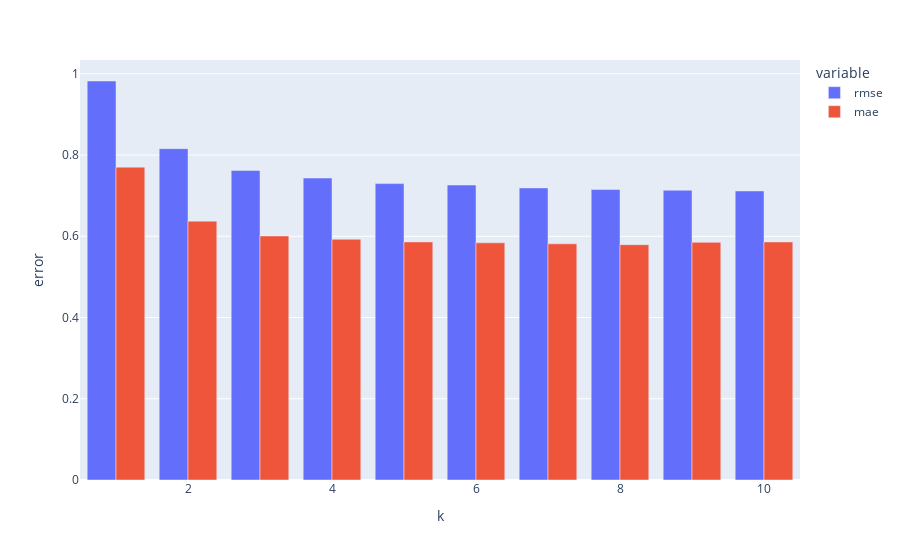

The notebook cell saved with this chart:
### Code cell
# plot error against k
fig = px.bar(errors_df, x=errors_df.index, y=['rmse', 'mae'], barmode='group')
fig.update_layout(yaxis_title='error')
fig.show()

### Figure 1 — Plotly figure (JSON) as saved in the notebook; plotly's stock layout.template omitted (floating-point values rounded to 4 significant figures)
{"data": [{"alignmentgroup": "True", "hovertemplate": "variable=rmse<br>k=%{x}<br>value=%{y}<extra></extra>", "legendgroup": "rmse", "marker": {"color": "#636efa", "pattern": {"shape": ""}}, "name": "rmse", "offsetgroup": "rmse", "orientation": "v", "showlegend": true, "textposition": "auto", "type": "bar", "x": [1, 2, 3, 4, 5, 6, 7, 8, 9, 10], "xaxis": "x", "y": [0.9823, 0.8158, 0.7621, 0.7434, 0.7297, 0.7262, 0.719, 0.7151, 0.7133, 0.7117], "yaxis": "y"}, {"alignmentgroup": "True", "hovertemplate": "variable=mae<br>k=%{x}<br>value=%{y}<extra></extra>", "legendgroup": "mae", "marker": {"color": "#EF553B", "pattern": {"shape": ""}}, "name": "mae", "offsetgroup": "mae", "orientation": "v", "showlegend": true, "textposition": "auto", "type": "bar", "x": [1, 2, 3, 4, 5, 6, 7, 8, 9, 10], "xaxis": "x", "y": [0.7703, 0.6373, 0.6008, 0.5926, 0.5862, 0.584, 0.5814, 0.5793, 0.585, 0.586], "yaxis": "y"}], "layout": {"barmode": "group", "legend": {"title": {"text": "variable"}, "tracegroupgap": 0}, "margin": {"t": 60}, "xaxis": {"anchor": "y", "domain": [0, 1], "title": {"text": "k"}}, "yaxis": {"anchor": "x", "domain": [0, 1], "title": {"text": "error"}}}}
